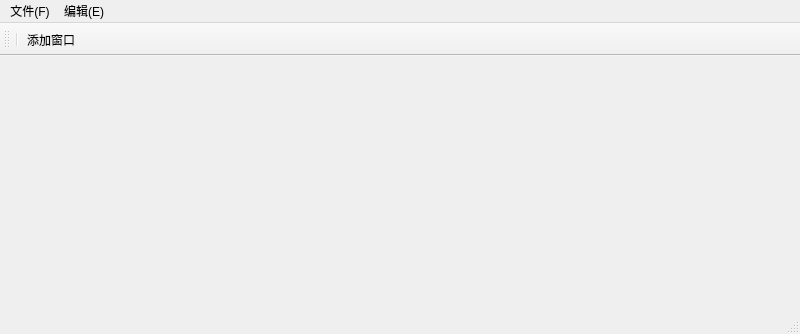
<?xml version="1.0" encoding="UTF-8"?>
<ui version="4.0">
 <class>MainWindow</class>
 <widget class="QMainWindow" name="MainWindow">
  <property name="geometry">
   <rect>
    <x>0</x>
    <y>0</y>
    <width>800</width>
    <height>334</height>
   </rect>
  </property>
  <property name="windowTitle">
   <string>MainWindow</string>
  </property>
  <widget class="QWidget" name="centralwidget"/>
  <widget class="QStatusBar" name="statusbar"/>
  <widget class="QMenuBar" name="menubar">
   <property name="geometry">
    <rect>
     <x>0</x>
     <y>0</y>
     <width>800</width>
     <height>21</height>
    </rect>
   </property>
   <widget class="QMenu" name="menu_F">
    <property name="title">
     <string>文件(F)</string>
    </property>
    <addaction name="actiondakai1"/>
    <addaction name="actionnew"/>
    <addaction name="actionclose"/>
   </widget>
   <widget class="QMenu" name="menu_E">
    <property name="title">
     <string>编辑(E)</string>
    </property>
   </widget>
   <addaction name="menu_F"/>
   <addaction name="menu_E"/>
  </widget>
  <widget class="QToolBar" name="toolBar">
   <property name="windowTitle">
    <string>toolBar</string>
   </property>
   <attribute name="toolBarArea">
    <enum>TopToolBarArea</enum>
   </attribute>
   <attribute name="toolBarBreak">
    <bool>false</bool>
   </attribute>
   <addaction name="separator"/>
   <addaction name="EditAction"/>
  </widget>
  <action name="actiondakai1">
   <property name="text">
    <string>打开</string>
   </property>
   <property name="toolTip">
    <string>打开</string>
   </property>
   <property name="shortcut">
    <string>Ctrl+O</string>
   </property>
  </action>
  <action name="actionnew">
   <property name="text">
    <string>新建</string>
   </property>
   <property name="toolTip">
    <string>新建</string>
   </property>
   <property name="shortcut">
    <string>Ctrl+N</string>
   </property>
  </action>
  <action name="actionclose">
   <property name="text">
    <string>关闭</string>
   </property>
   <property name="toolTip">
    <string>关闭</string>
   </property>
   <property name="shortcut">
    <string>Ctrl+C</string>
   </property>
  </action>
  <action name="EditAction">
   <property name="text">
    <string>添加窗口</string>
   </property>
   <property name="toolTip">
    <string>添加窗口</string>
   </property>
  </action>
 </widget>
 <resources/>
 <connections/>
</ui>
